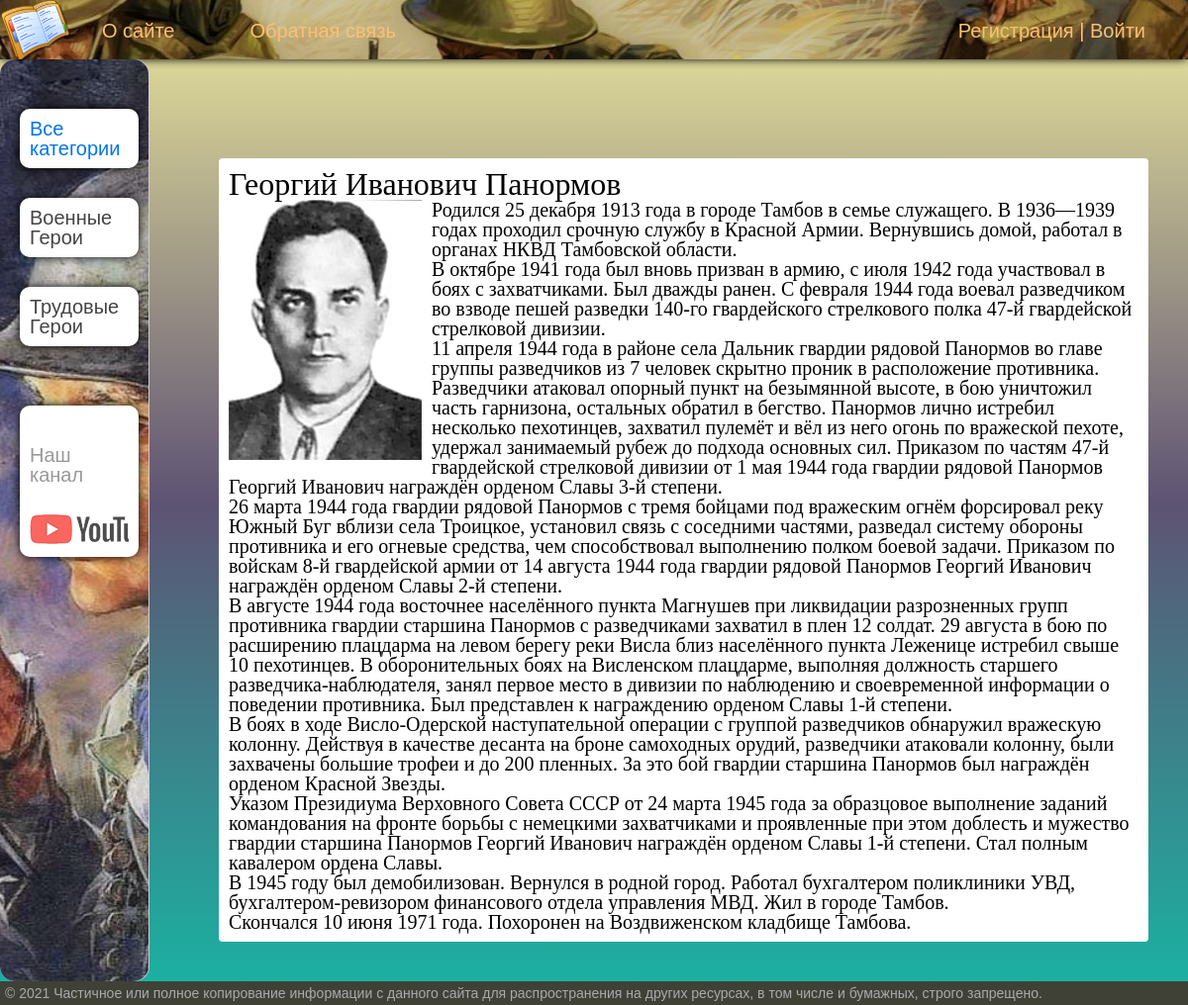
The page /post/georgii-ivanovich-panormov/ on the database its author committed.
### heroes/models.py (models this page shows, shortened)
class Category(models.Model):
    name = models.CharField(max_length=100, db_index=True, verbose_name="Категория")
    slug = models.SlugField(max_length=255, unique=True, db_index=True, verbose_name="URL")
    def get_absolute_url(self):
        return reverse('category', kwargs={'rub_slug': self.slug})
    class Meta:
        verbose_name = 'Категория'
        verbose_name_plural = 'Категории'
        ordering = ['id']

class Heroes(models.Model):
    title = models.CharField(max_length=255, verbose_name="Заголовок")
    slug = models.SlugField(max_length=255, unique=True, db_index=True, verbose_name="URL")
    content = models.TextField(blank=True, verbose_name="Текст статьи")
    photo = models.ImageField(upload_to="photos/%Y/%m/%d/", verbose_name="Фото")
    time_create = models.DateTimeField(auto_now_add=True, verbose_name="Время создания")
    time_update = models.DateTimeField(auto_now=True, verbose_name="Время изменения")
    is_published = models.BooleanField(default=True, verbose_name="Публикация")
    rub = models.ForeignKey('Category', on_delete=models.PROTECT, verbose_name="Категории")
    class Meta:
        verbose_name = 'Герои Мировых Воин'
        verbose_name_plural = 'Герои Мировых Войн'
        ordering = ['-time_create', 'title']

### heroes/views.py (the view)
# urls.py: path('post/<slug:post_slug>/', ShowPost.as_view(), name='post'),
class ShowPost(DataMixin, DetailView):
    model = Heroes
    template_name = 'heroes/post.html'
    slug_url_kwarg = 'post_slug'
    context_object_name = 'post'
    def get_context_data(self, *, object_list=None, **kwargs):
        context = super().get_context_data(**kwargs)
        c_def = self.get_user_context(title='Добавление статьи')
        return dict(list(context.items()) + list(c_def.items()))

### heroes/utils.py (called while the page is built)
    def get_user_context(self, **kwargs):
        context = kwargs
        rubs = cache.get('rubs')
        if not rubs:
            rubs = Category.objects.annotate(Count('heroes'))
            cache.set('rubs', rubs, 60)
        user_menu = menu.copy()
        if not self.request.user.is_authenticated :
            user_menu.pop(1)
        context['menu'] = user_menu
        context['rubs'] = rubs
        if 'rub_selected' not in context:
            context['rub_selected'] = 0
        return context

### heroes/templates/heroes/post.html
{% extends 'heroes/base.html' %}
{% block content %}
<h1>{{post.title}}</h1>
{% if post.photo %}
<p><img class="img-article-left" src="{{post.photo.url}}"></p>
{% endif %}
{{post.content|linebreaks}}
{% endblock %}

### heroes/templates/heroes/base.html (shortened to what this page needs)
{% load static %}
{% load heroes_tags %}
<!DOCTYPE html>
<html>
<head>
	<link type="text/css" href="{% static 'heroes/css/styles.css' %}" rel="stylesheet" />
</head>
<body>
<table class="table-page" border=0 cellpadding="0" cellspacing="0">
<tr><td valign=top>
{% block mainmenu %}
		<div class="header">
			<ul id="mainmenu" class="mainmenu">
			<li class="logo"><a href="{% url 'home' %}"><div class="logo"></div></a></li>
{% for m in menu %}
			<li><a href="{% url m.url_name %}">{{m.title}}</a></li>
{% endfor %}
			{% if request.user.is_authenticated %}
			<li class = "last">{{user.username}} | <a href="{% url 'logout'%}">Выйти</a></li>
			{% else %}
			<li class="last"><a href="{% url 'register' %}">Регистрация</a> | <a href="{% url 'login' %}">Войти</a></li>
			{% endif%}
		</ul>
		</div>
{% endblock mainmenu %}
<table class="table-content" border=0 cellpadding="0" cellspacing="0">
<tr>
{% load cache %}
{% cache 60 sidebar %}
<td valign="top" class="left-chapters">
	<ul id="leftchapters">
{% if rub_selected == 0 %}
		<li class="selected">Все категории</li>
{% else %}
		<li><a href="{% url 'home' %}">Все категории</a></li>
{% endif %}
{% for c in rubs %}
{% if c.heroes__count > 0 %}
	{% if c.pk == rub_selected %}
		<li class="selected">{{c.name}}</li>
	{% else %}
		<li><a href="{{ c.get_absolute_url }}">{{c.name}}</a></li>
	{% endif %}
{% endif %}
{% endfor %}
{% endcache %}
		<li class="share">
		<p>Наш канал</p>
		<a class="share-yt" href="https://www.youtube.com/channel/UClJzWfGWuGJL2t-3dYKcHTA/playlists" target="_blank" rel="nofollow"></a>
		</li>
	</ul>
</td>
<td valign="top" class="content">
	<div class="content-text">
{% block content %}
{% endblock %}
	</div>
</td></tr></table>
</td></tr>
<tr><td valign=top>
	<div id="footer">
		<p>&copy; 2021 Частичное или полное копирование информации с данного сайта для распространения на других ресурсах, в том числе и бумажных, строго запрещено.</p>
	</div>
</td></tr></table>
</body>
</html>

### heroes/static/heroes/css/styles.css (style rules this page uses)
* { padding: 0; margin: 0; border: 0; }
*,*:before,*:after { -moz-box-sizing: border-box; -webkit-box-sizing: border-box; box-sizing: border-box; }
html,body { height: 100%; width: 100%; font-size: 100%; line-height: 1; font-size: 14px; -ms-text-size-adjust: 100%; -moz-text-size-adjust: 100%; -webkit-text-size-adjust: 100%; }
a, a:visited { text-decoration: none; }
ul li { list-style: none; }
img { vertical-align: top; }
h1,h2,h3,h4,h5,h6 { font-size:inherit;font-weight: 400; }
html, body { font-family: 'Arial'; margin: 0; padding: 0; height: 100%; width: 100%; color: #444; background: rgb(236,232,157); background: -moz-linear-gradient(top, rgba(236,232,157,1) 0%, rgba(94,83,115,1) 50%, rgba(24,181,164,1) 100%); background: -webkit-linear-gradient(top, rgba(236,232,157,1) 0%,rgba(94,83,115,1) 50%,rgba(24,181,164,1) 100%); background: linear-gradient(to bottom, rgba(236,232,157,1) 0%,rgba(94,83,115,1) 50%,rgba(24,181,164,1) 100%); }
a { color: #0059b2; text-decoration: none; }
img { max-width: 600px; height: auto; }
img.img-article-left { max-width: 300px; height: auto; float: left; padding: 0 10px 10px 0; }
.table-page { width: 100%; height: 100%; vertical-align: top; }
.table-page tr { height: 100%; }
.header { background: #3F4137; height: 60px; }
.logo { background: url('../images/logos.ico')0 0/cover; width: 70px; height: 60px; background-position: center; }
ul.mainmenu { list-style: none; margin: 0; padding: 0; height: 60px; color: #fdc073; font-size: 20px; overflow: hidden; border-radius: 5px; box-shadow: 0 0 10px #000; background: url('../images/phon.jpg') no-repeat ; background-position: center; }
ul.mainmenu li { float: left; margin: 18px 40px 0 30px; border-radius: 5px; background-color: rgba(255, 255, 255, 0) ; padding: 3px; }
ul.mainmenu li.logo { margin: 0; }
ul.mainmenu li.last { float: right; }
ul.mainmenu li a { color: #fdc073; text-decoration: none; }
.table-content { width: 100%; min-height: 100%; margin: 0px 0px ; height: 100%; }
.left-chapters { margin: 0; background: #eee; border-right: 1px solid #ccc; min-height: 100%; border-radius: 15px; box-shadow: #000; }
.left-chapters ul { width: 150px; min-height: 100%; margin: 0; padding: 20px 10px 10px 20px; list-style: none; font-size: 20px; background: url('../images/phonmenu.jpg') 70%/cover no-repeat ; border-radius: 15px; box-shadow: #000; }
.left-chapters ul li { margin: 30px 0 0 0; color: #999; border-radius: 10px; background: rgb(255, 255, 255); padding: 10px; box-shadow: 0 0 10px #000; }
.left-chapters ul li.selected { color: #0075eb; }
.left-chapters ul li a { color: #444; text-decoration: none; }
.left-chapters ul li.share { margin: 60px 0 0 0; }
.left-chapters ul li.share p { margin: 30px 0 30px 0; }
.left-chapters ul li.share a { display: inline-block; width: 40px; height: 40px; margin: 0 20px 0 0; }
.left-chapters ul li.share a.share-yt { width: 100%; height: 30px; background: url('../images/share_yt.png') no-repeat 0 0 }
.content { padding: 40px 40px 40px 40px; width: 100%; box-sizing: border-box; height: 50%; border-radius: 5px; box-shadow: #000; margin:100px 100px 100px 100px; }
.content-text { margin: 60px 0 0 30px; color: #000; font-size: 20px; font-family: Yandex Sans Display Light; }
.content-text h1 { font-size: 32px; }
#footer { box-sizing: border-box; background: #3F4137; padding: 5px; color: #aaa; font-size: 14px; font-family: Verdana, Geneva, Arial, Helvetica; text-align: left; overflow: hidden; }
.content-text { border-radius: 4px; background-color: white; padding: 10px 10px 10px 10px; }

### rows shown on the page
Category: name "Военные Герои"
Category: name "Трудовые Герои"
Heroes: title "Георгий Иванович Панормов", photo (picture), content "Родился 25 декабря 1913 года в городе Тамбов в семье служащего. В 1936—1939 годах проходил срочную службу в Красной Армии. Вернувшись домой, работал в органах НКВД Тамбовской области. В октябре 1941 года был вновь призван в армию, с июля 1942 года участвовал в боях с захватчиками. Был дважды ранен. С февраля 1944 года воевал разведчиком во взводе пешей разведки 140-го гвардейского стрелкового полка 47-й гвардейской стрелковой дивизии. 11 апреля 1944 года в районе села Дальник гвардии рядовой Панормов во главе группы разведчиков из 7 человек скрытно проник в расположение противника. Разведчики атаковал опорный пункт на безымянной высоте, в бою уничтожил часть гарнизона, остальных обратил в…"

### other values the page prints
{{ m.title }} "О сайте" "Обратная связь"
